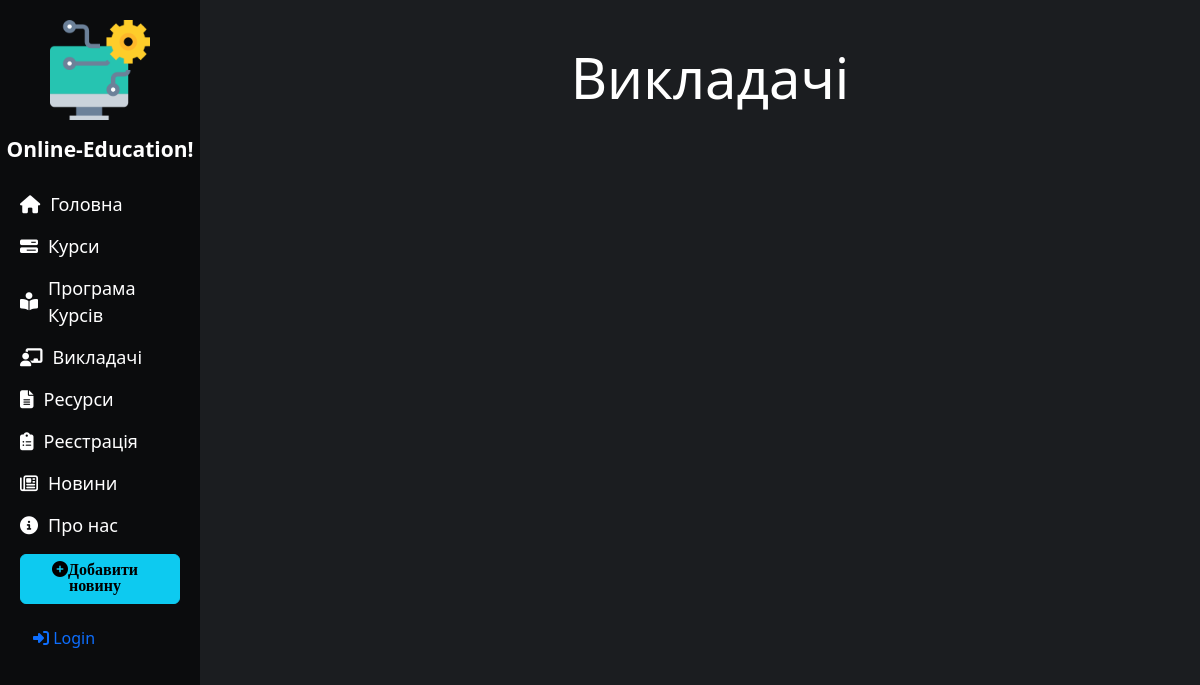
Page /instructors/ on the earlier database version.
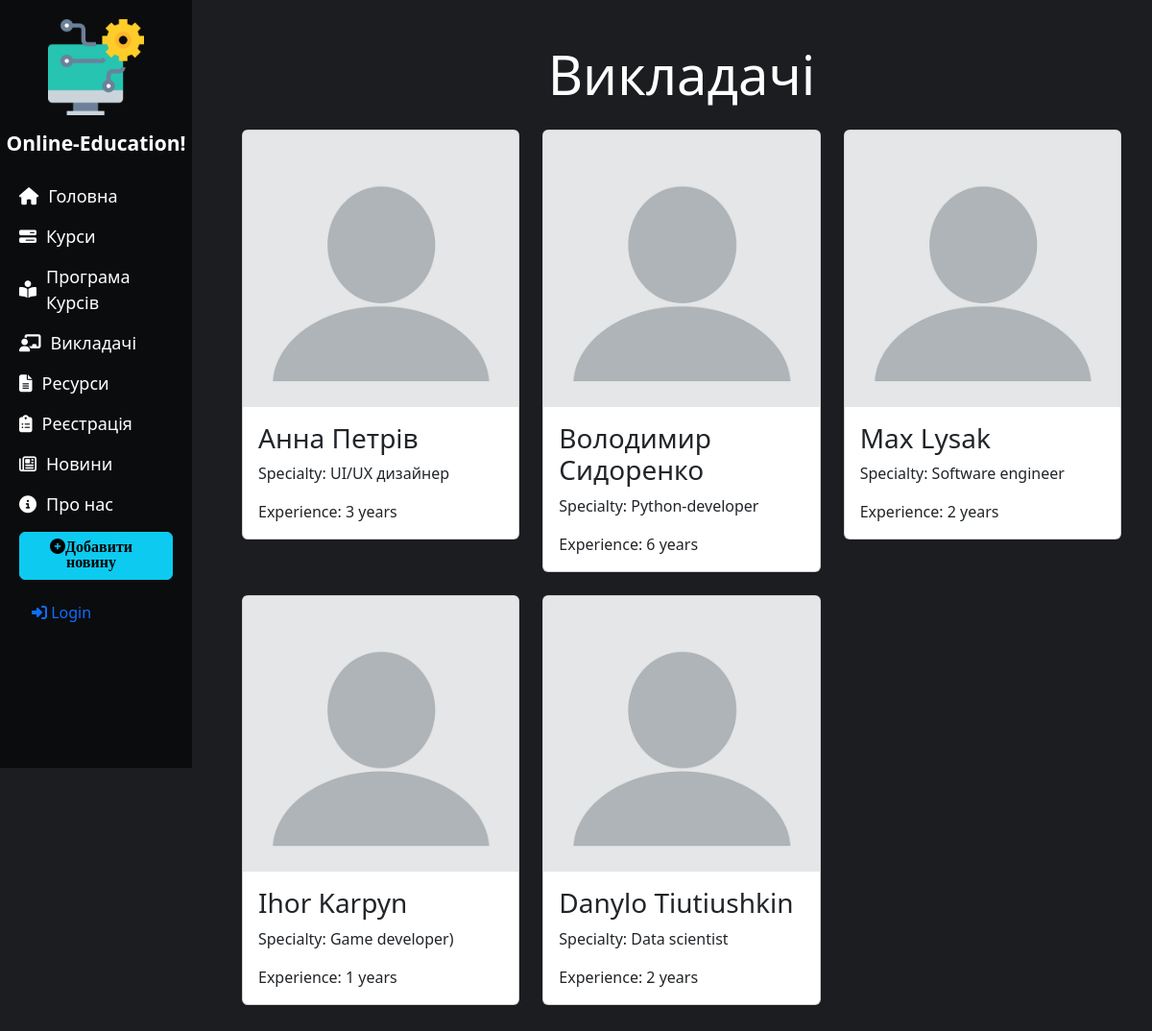
Same page on the later database version.
### main/models.py (models this page shows, shortened)
class Teacher(models.Model):
    name = models.CharField(max_length=100)
    specialty = models.CharField(max_length=100)
    experience = models.IntegerField()
    image = models.ImageField(blank=True, upload_to = 'teachers/')

### main/views.py (the view)
# urls.py: path('instructors/', views.instructors, name='instructors'),
def instructors(request):
    teachers_list = Teacher.objects.all()
    return render(request, 'main/instructors.html', {'teachers': teachers_list})

### main/templates/main/instructors.html (shortened to what this page needs)
{% extends 'main/layout.html' %}
{% block content %}
    <div class="container mt-4">
        <h2 class="mb-4 display-4 text-center">Викладачі</h2>
        <div class="row">
            {% for teacher in teachers %}
                <div class="col-md-4 mb-4">
                    <div class="card">
                        <img src="{{ teacher.image.url }}" class="card-img-top" alt="{{ teacher.name }} Image">
                        <div class="card-body">
                            <h3 class="card-title">{{ teacher.name }}</h3>
                            <p class="card-text">Specialty: {{ teacher.specialty }}</p>
                            <p class="card-text">Experience: {{ teacher.experience }} years</p>
                        </div>
                    </div>
                </div>
            {% endfor %}
        </div>
    </div>
{% endblock %}

### main/templates/main/layout.html (shortened to what this page needs)
{% load static %}
<!DOCTYPE html>
<html lang="en">
<head>
    <link href="https://cdn.jsdelivr.net/npm/bootstrap@5.3.2/dist/css/bootstrap.min.css" rel="stylesheet">
    <link rel="stylesheet" href="{% static 'main/css/main.css' %}">
    <link rel="stylesheet" href="{% static 'main/css/footer.css' %}">
</head>
<body>
    <aside>
        <img src="{% static 'main/img/logo.png' %}" alt="logo">
        <div class="text-center">
            <h3><span class="badge badge-secondary">Online-Education!</span></h1>
        </div>
        <ul class="mt-3">
            <a href="{% url 'home' %}"><li><i class="fas fa-house"></i> Головна</li></a>
            <a href="{% url 'courses' %}"><li><i class="fas fa-bars-progress"></i> Курси</li></a>
            <a href="{% url 'curriculum' %}"><li><i class="fas fa-book-reader"></i> Програма Курсів</li></a>
            <a href="{% url 'instructors' %}"><li><i class="fas fa-chalkboard-teacher"></i> Викладачі</li></a>
            <a href="{% url 'resources' %}"><li><i class="fas fa-file-alt"></i> Ресурси</li></a>
            <a href="{% url 'users:register' %}"><li><i class="fas fa-clipboard-list"></i> Реєстрація</li></a>
            <a href="{% url 'news_home' %}"><li><i class="far fa-newspaper"></i> Новини</li></a>
            <a href="{% url 'about' %}"><li><i class="fas fa-circle-info"></i> Про нас</li></a>
            <a href="{% url 'create' %}"><li><button class="btn btn-info"><i class="fas fa-plus-circle">Добавити новину</i></button></li></a>
            {% if user.is_authenticated %}
                <a href="{% url 'users:profile' %}"><li></li><button type="submit" class="btn btn-link text-decoration-none"><i class="fa-solid fa-id-card"></i> Profile</button></li></a>
                <form method="post" action="{% url 'users:logout' %}" class="d-inline">
                    {% csrf_token %}
                    <button type="submit" class="btn btn-link text-decoration-none"><i class="fa-solid fa-right-to-bracket"></i> Logout</button>
                </form>
            {% else %}
                <a href="{% url 'users:login' %}" class="btn btn-link text-decoration-none"><i class="fa-solid fa-right-to-bracket"></i> Login</a>
            {% endif %}
        </ul>
    </aside>
    <main>
        {% block content%}{% endblock %}
    </main>
</body>
</html>

### main/static/main/css/main.css (style rules this page uses)
body { margin: 0; padding: 0; background: #1b1d20; color: #ffffff; }
main { margin-left: 220px; padding: 20px; }

### main/static/main/css/navigation.css (style rules this page uses)
aside { width: 200px; height: 100vh; background-color: #00000094; color: #fff; padding: 20px; display: flex; flex-direction: column; align-items: center; float: left; position: fixed; z-index: 2; }
aside img { width: 100px; height: auto; margin-bottom: 10px; }
aside ul { list-style: none; padding: 0; }
aside ul a { text-decoration: none; color: #fff; }
aside ul li { margin-bottom: 15px; font-size: 18px; display: flex; align-items: center; transition: transform 0.3s, color 0.3s; }
aside ul li i { margin-right: 10px; }

Differences in the rows shown:
added Teacher: image (placeholder picture), name "Анна Петрів", specialty "UI/UX дизайнер", experience "3"
added Teacher: image (picture), name "Володимир Сидоренко", specialty "Python-developer", experience "6"
added Teacher: image (picture), name "Max Lysak", specialty "Software engineer", experience "2"
added Teacher: image (picture), name "Ihor Karpyn", specialty "Game developer)", experience "1"
added Teacher: image (picture), name "Danylo Tiutiushkin", specialty "Data scientist", experience "2"
